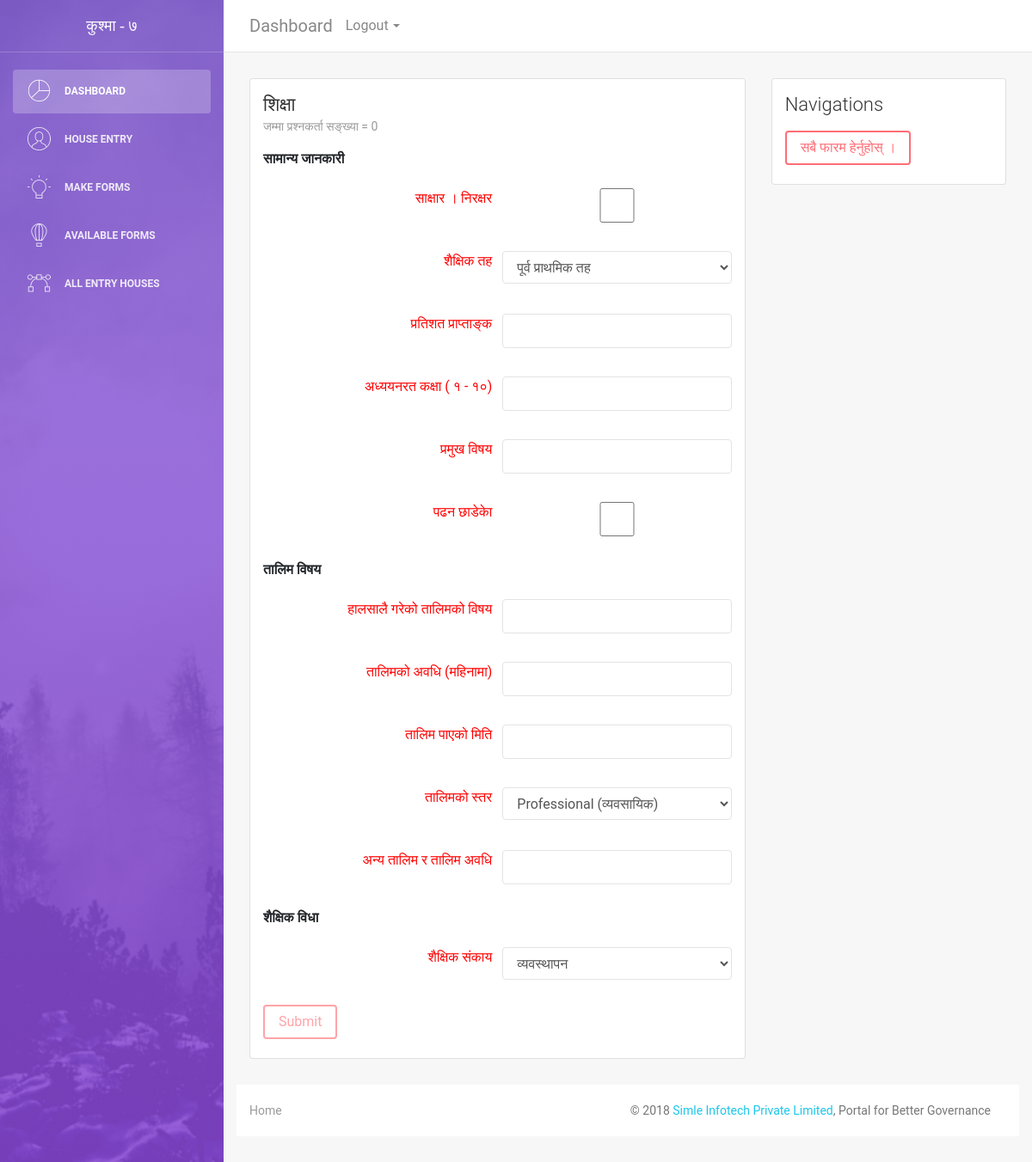
Page /forms/myform/6/member/0/marktype/0/0/ (signed in) on the earlier database version.
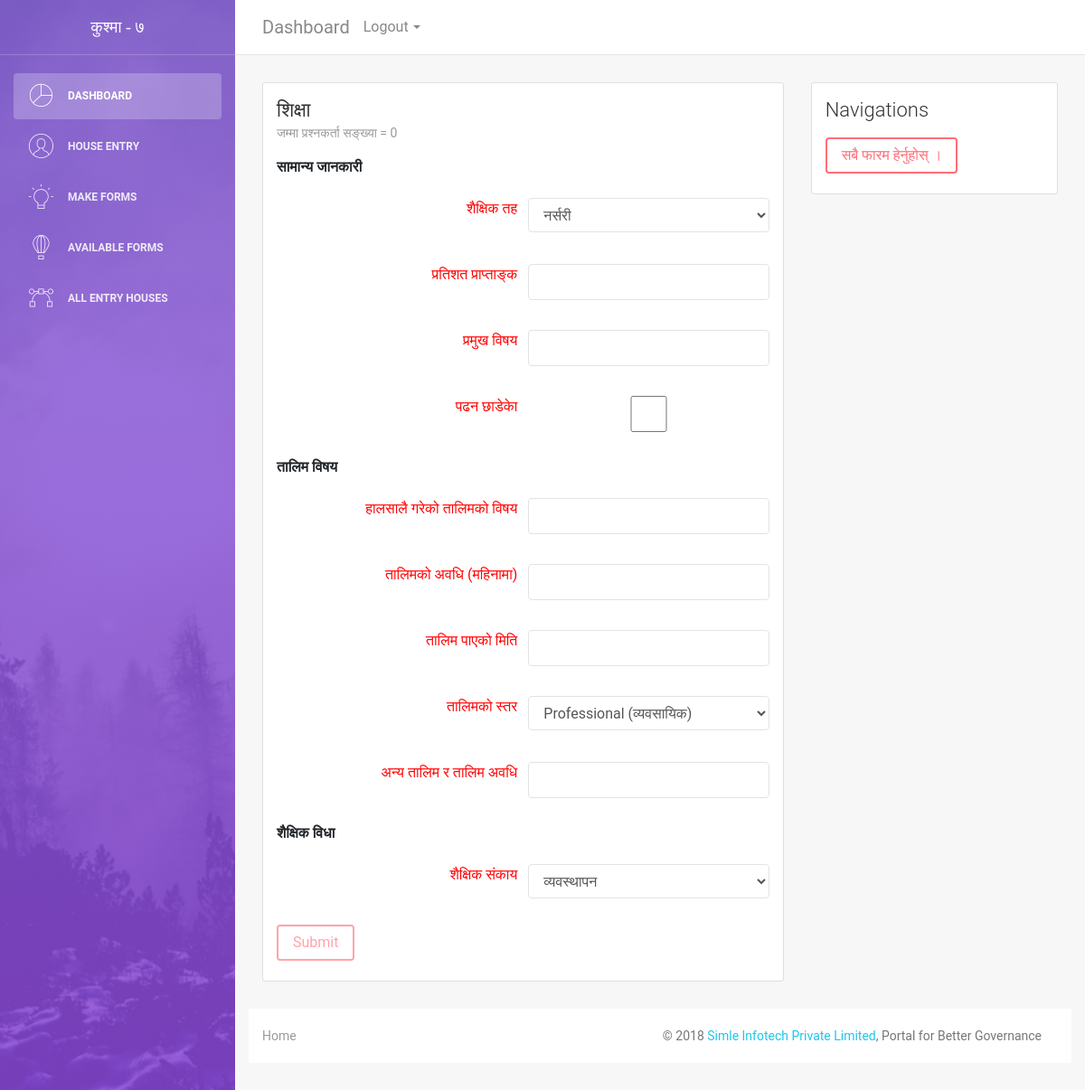
Same page on the later database version.
### formentry/submodals/formGenerator.py (models this page shows, shortened)
class headings(models.Model):
    formID = models.ForeignKey(formValue, on_delete=models.CASCADE)
    tableName = models.TextField('Table Name (फारमभित्रको टेबलको हेडिङ्ग)')
    weight = models.IntegerField('Order', default=1)

class questions(models.Model):
    simpletext = 'st'
    multiplechoices = 'mc'
    selectchoices = 'sc'
    numberValue = 'nv'
    yesno = 'yn'
    dateformat = 'df'
    answerChoices = ((simpletext, 'Simple Text'),
        (multiplechoices, 'Multiple Choices'),
        (selectchoices, 'Select Choices'),
        (numberValue, 'Number Value'),
        (yesno, 'Yes/No Question'),
        (dateformat, 'मिति Date')
    )
    tableID = models.ForeignKey(headings, on_delete=models.CASCADE)
    question = models.TextField('Question (प्रश्न)')
    answerType = models.CharField(
        max_length=2,
        choices=answerChoices,
        default=yesno,
    )
    marks = models.FloatField('Marks', default=10)
    mandatory=((False,'Yes (खाली छोडे पनि हुने)'), (True, 'No (भर्नै पर्ने)'))
    unanswering = models.BooleanField('उत्तर दिन पर्ने/नपर्ने', default=0,
        choices=mandatory
    )
    description = models.TextField('Description(विवरण)',blank=True, null=True, default='')
    weight = models.IntegerField('Order', default=1)
    choicequestion = models.IntegerField('Parent Choices',blank=True, null=True)
    def __str__(self):
        return self.question;

### formentry/formviews.py (the view)
# urls.py: path('myform/<int:form_id>/member/<int:member>/marktype/<int:mark>/<int:marker>/', formviews.mainforms, name='form_basic'),
@login_required(login_url='users:login')
def mainforms(request,form_id, member, mark, marker):
    the_form = formValue.objects.get(id=form_id)
    tables = headings.objects.filter(formID=the_form).order_by('-weight')
    formquestions = []
    try:
        filled = formEntries.objects.filter(form=the_form, member=member).values()
    except formEntries.DoesNotExist:
        filled = []
    for table in tables:
        table_questions = (questions.objects.filter(tableID = table)).order_by('-weight')
        table_questions_list = []
        values_list = []
        entryids = []
        for one_question in table_questions:
            mysearch = next((item for item in filled if item["formfield_id"] == one_question.id), {'id': '', 'formfield_id': '', 'answers': '', 'member': '', 'form_id': ''})
            if mysearch['id']:
                from pprint import pprint
                marks = MarkValues.objects.filter(valueid = mysearch['id'])
            else:
                marks = {}
            if one_question.choicequestion:
                queschoices = QuestionChoice.objects.filter ( questionID = one_question.choicequestion ).order_by('-weight')
            else:
                queschoices = QuestionChoice.objects.filter (questionID = one_question).order_by('-weight')
            quesAndchoice = dict(zip(
                ['question', 'choice', 'answer', 'entryid', 'marks'],
                [one_question, queschoices, mysearch['answers'], mysearch['id'], marks]
            ))
            table_questions_list.append(quesAndchoice)
        formquestions.append(dict(zip(
            ['table', 'table_questions'],
            [table, table_questions_list]
        )))
    no_of_markings = the_form.markers
    formmarkers = range(int(the_form.markers))
    nameofmarkers = dict(zip(formmarkers,['आफैँ','वडाको कर्मचारी']))
    return render(request, 'base_forms/displayform.html',{
        'form':the_form, 'formquestions': formquestions, 'marktype':mark, 'marker':marker, 'member':member, 'mark':no_of_markings,
        'formmarkers':formmarkers, 'nameofmarkers':nameofmarkers,
    })

### formentry/submodals/formGenerator.py (called while the page is built)
    def __str__(self):
        return self.choiceDescription;

### formentry/templates/base_forms/displayform.html (shortened to what this page needs)
{% extends 'entry_forms/user_forms.html' %}
{% load widget_tweaks %}
{% block form-title %}
  <h4 class="card-title">{{form.formName}}</h4>
  <p class="card-category">जम्मा प्रश्नकर्ता सङ्ख्या =‍ {{form.markers}}</p>
{% endblock %}
{% load static %}
{% block form-body %}
<form action="{% url 'postform:seepost' %}" method="post">
{% for tables in formquestions %}
  <p><strong>{{tables.table.tableName}}</strong></p>
  {% for one_question in tables.table_questions %}
    <div class="form-group row">
      <label style="text-align:right; font-size:18px; text-transform:none;" for="{{one_question.question.id}}" class="col-md-6 col-form-label"><p style="color:red;">{{one_question.question}} {% if mark >= 1 %}</p><p> अङ्क भार: {{one_question.question.marks}} {% endif %}</p>
      </label>
      <div class="col-md-6">
          {% if one_question.question.answerType == 'sc' %}
          <select class="form-control" name="question_value[{{one_question.question.id}}]" id="{{one_question.question.id}}">
            {% for choices in one_question.choice %}
              <option value="{{choices.id}}"  {% if choices.id|stringformat:"s" == one_question.answer %}selected{% endif %}>{{choices}}</option>
            {% endfor %}
          </select>
          {% elif one_question.question.answerType == 'yn'  %}
            {% if mark > 1 %}<select class="form-control" name="question_value[{{one_question.question.id}}]">
              <option value="1"{% if one_question.answer == '1' %} selected {% endif %}>१ छ (हो)</option>
              <option value="2"{% if one_question.answer != '1' %} selected {% endif %}> छैन (होइन)</option>
            </select>{% else %}
            <input class="form-control" type="checkbox" name="question_value[{{one_question.question.id}}]" {% if one_question.answer == '1' %}checked{% endif %} value='1'>
            {% endif %}
          {% elif one_question.question.answerType == 'nv' %}
            <input type="number" class="form-control plaintext" {% if one_question.question.unanswering %}required{% endif %} id="{{one_question.question.id}}" name="question_value[{{one_question.question.id}}]" value="{{one_question.answer}}" data-toggle="tooltip" data-placement="top" title="{{one_question.question.description}}"/>
          {% else %}
            <input type="text" class="form-control plaintext" {% if one_question.question.unanswering %}required{% endif %} id="{{one_question.question.id}}" name="question_value[{{one_question.question.id}}]" value="{{one_question.answer}}" data-toggle="tooltip" data-placement="top" title="{{one_question.question.description}}"/>
          {% endif %}
      </div>
    </div>
  {% endfor %}
{% endfor %}
<input type="submit" name="Submit" value="Submit" class="btn btn-danger" {% if member < 1 %}disabled{% endif %} />
</form>
{% endblock %}
{% block form-nav %}
<a class="btn btn-danger" href="/forms/design/">सबै फारम हेर्नुहोस् । </a>
{% endblock %}

Differences in the rows shown:
removed questions: question "साक्षार । निरक्षर", shown under headings "सामान्य जानकारी"
removed questions: question "अध्ययनरत कक्षा ( १ - १०)", shown under headings "सामान्य जानकारी"
computed for questions "शैक्षिक तह": value "पूर्व प्राथमिक तह" → "नर्सरी"
